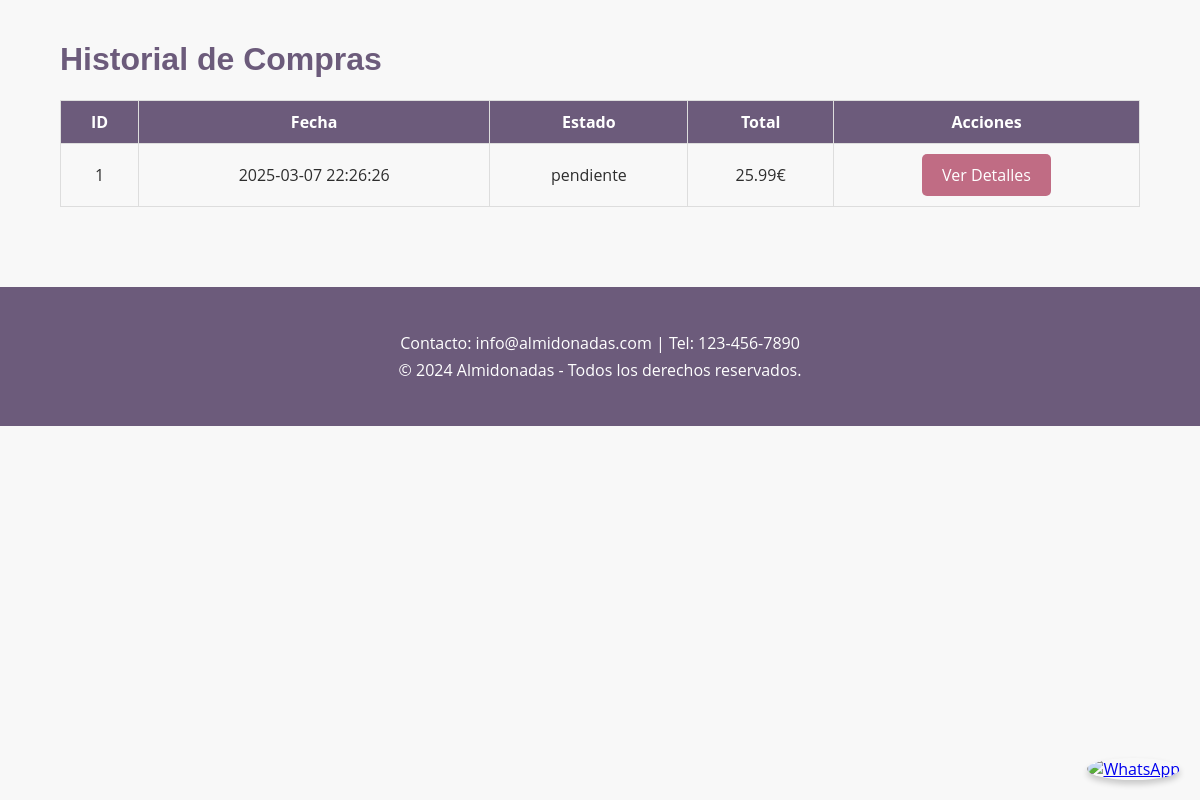
The page /cliente/compras/list.php (signed in) on the database its author committed.
### tables this page shows
CREATE TABLE Pedidos (
    id INT AUTO_INCREMENT PRIMARY KEY,
    usuario_id INT NOT NULL,
    fecha TIMESTAMP DEFAULT CURRENT_TIMESTAMP,
    estado ENUM('pendiente', 'en_proceso', 'entregado') NOT NULL,
    total DECIMAL(10, 2) NOT NULL,
    FOREIGN KEY (usuario_id) REFERENCES Usuarios(id)
);

### cliente/compras/list.php (the view, shortened to what this page needs)
<?php
include '../../includes/conexion.php';
$usuario_id = $_SESSION['user_id'];
$stmt = $conn->prepare("SELECT * FROM Pedidos WHERE usuario_id = :usuario_id");
$stmt->execute(['usuario_id' => $usuario_id]);
$pedidos = $stmt->fetchAll(PDO::FETCH_ASSOC);
?>
<!DOCTYPE html>
<html lang="es">
<head>
    <link rel="stylesheet" href="../../assets/css/styles.css">
</head>
<body>
    <div class="container">
        <h1>Historial de Compras</h1>
        <table>
            <thead>
                <tr>
                    <th>ID</th>
                    <th>Fecha</th>
                    <th>Estado</th>
                    <th>Total</th>
                    <th>Acciones</th>
                </tr>
            </thead>
            <tbody>
                <?php foreach ($pedidos as $pedido): ?>
                    <tr>
                        <td><?php echo $pedido['id']; ?></td>
                        <td><?php echo $pedido['fecha']; ?></td>
                        <td><?php echo $pedido['estado']; ?></td>
                        <td><?php echo $pedido['total']; ?>€</td>
                        <td><a href="detalle.php?id=<?php echo $pedido['id']; ?>" class="btn">Ver Detalles</a></td>
                    </tr>
                <?php endforeach; ?>
            </tbody>
        </table>
    </div>
    <?php include '../../templates/footer.php'; ?>
    <?php include '../../templates/whatsapp.php'; ?>
</body>
</html>

### assets/css/styles.css (style rules this page uses)
body { font-family: "Open Sans", sans-serif; margin: 0; padding: 0; background-color: #f8f8f8; color: #2e2e2e; }
.container { width: 90%; max-width: 1200px; margin: 0 auto; padding: 20px; }
h1, h2, h3 { font-family: "Poppins", sans-serif; color: #6c5b7b; }
.btn { display: inline-block; padding: 10px 20px; background-color: #c06c84; color: white; text-decoration: none; border-radius: 5px; transition: background-color 0.3s ease; }
table { width: 100%; border-collapse: collapse; margin-bottom: 20px; }
table th, table td { padding: 10px; border: 1px solid #ddd; text-align: center; }
table th { background-color: #6c5b7b; color: white; }

### rows shown on the page
pedidos: id "1", fecha "2025-03-07 22:26:26", estado "pendiente", total "25.99"
